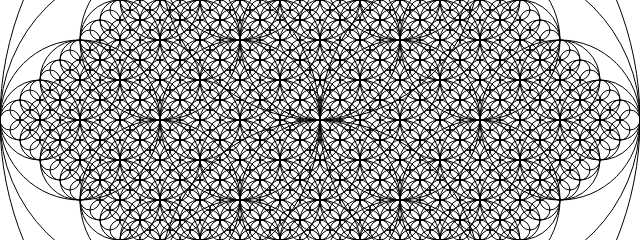
Frame 1 (no input)
Frame 2 (the mouse pressed at the canvas centre, redrawn once): identical to frame 1, image omitted

The p5.js sketch that drew this single still picture (run headless with seeded random() and noise() and a simulated clock; the mouse was pressed at the canvas centre and the sketch redrawn once):

// p5.js sketch
// ── sketch.js
// The Nature of Code
// Daniel Shiffman
// http://natureofcode.com

// Simple Recursion

function setup() {
  createCanvas(640, 240);
}

function draw() {
  background(255);
  drawCircles(width / 2, height / 2, 320);
  noLoop();
}

function drawCircles(x, y, radius) {
  stroke(0);
  noFill();
  circle(x, y, radius * 2);
  if (radius > 16) {
    // drawCircle() calls itself four times.
    drawCircles(x + radius / 2, y, radius / 2);
    drawCircles(x - radius / 2, y, radius / 2);
    drawCircles(x, y + radius / 2, radius / 2);
    drawCircles(x, y - radius / 2, radius / 2);
  }
}
